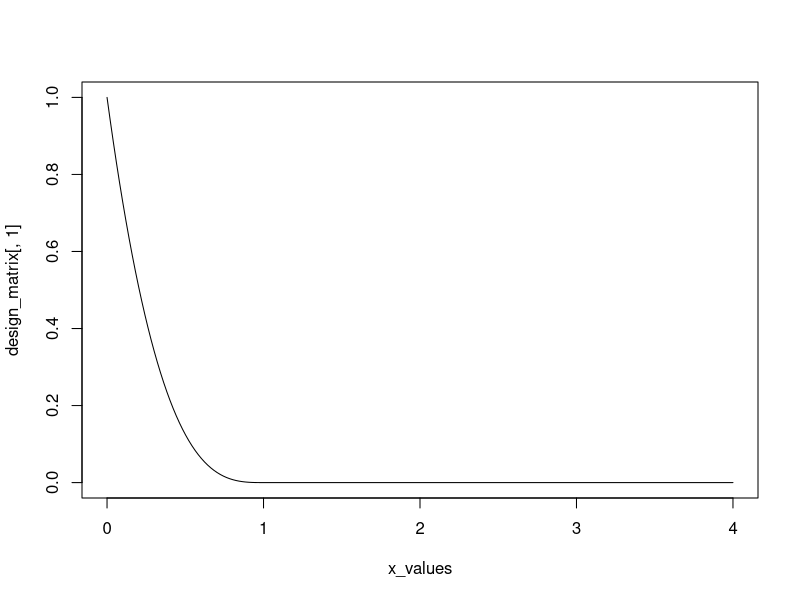
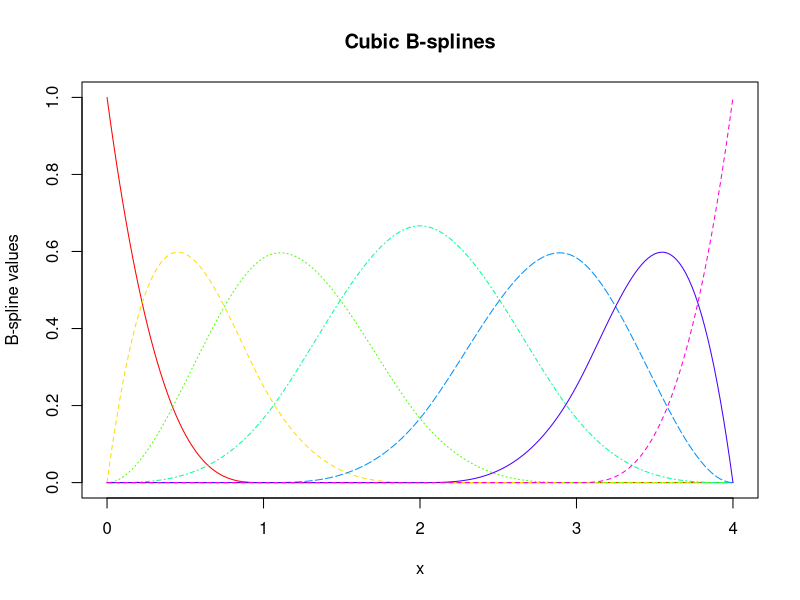
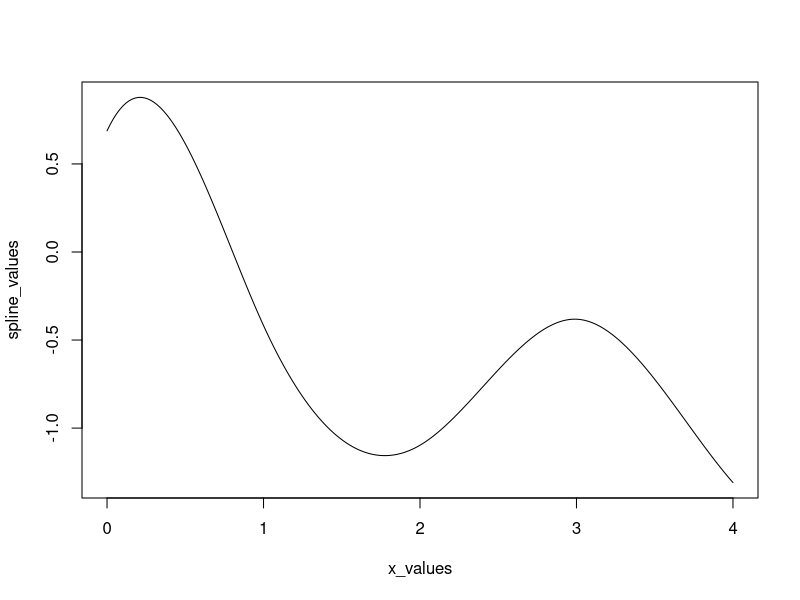
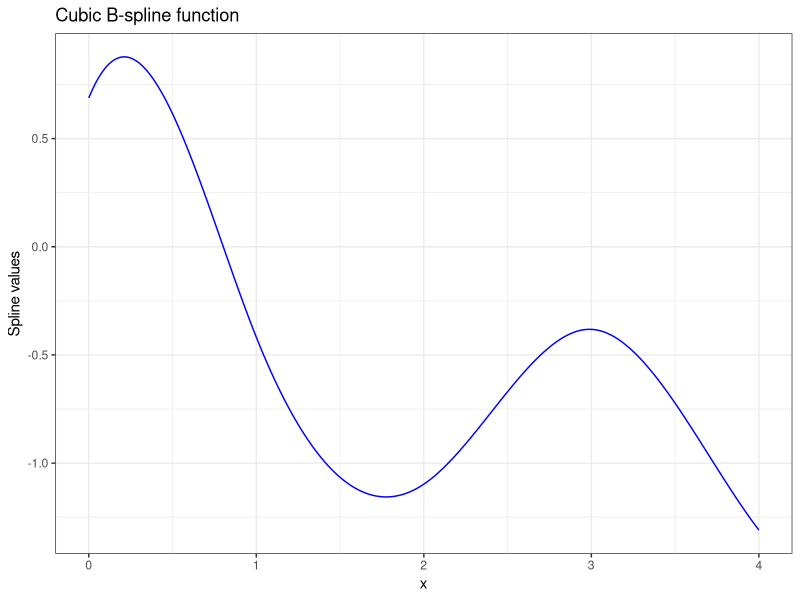
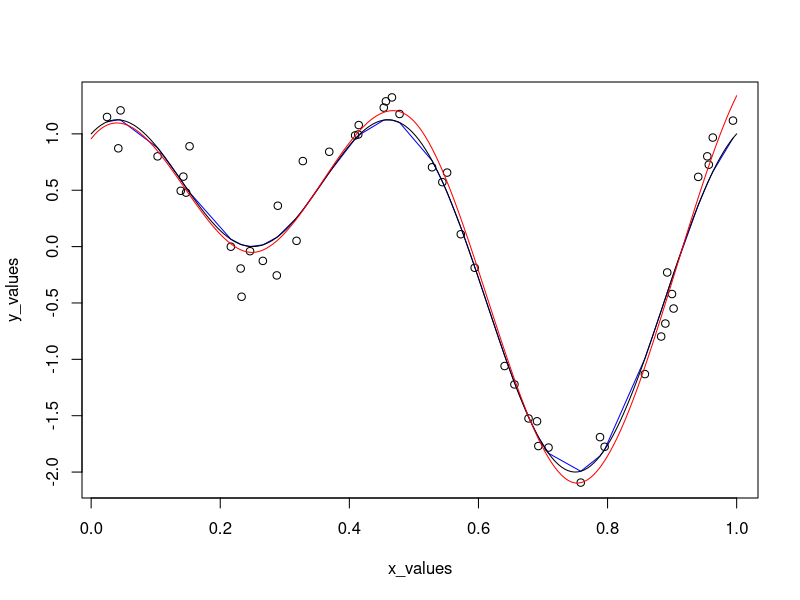

Recreate these plots in R, in order.
b_spline = function(x, knots, degree, i) {   # i: 각 B-스플라인 함수가 적용될 구간의 인덱스
  # 0차 B-스플라인 기저함수의 경우 (구간별 상수 함수)
  if (degree == 0) {
    return(ifelse(knots[i] <= x & x < knots[i + 1], 1, 0))
  }
  
  # 재귀적인 경우 (차수 d > 0)
  B_i_d1 = b_spline(x, knots, degree - 1, i)
  B_i1_d1 = b_spline(x, knots, degree - 1, i + 1)
  
  denom1 = knots[i + degree] - knots[i]
  denom2 = knots[i + degree + 1] - knots[i + 1]
  
  term1 = ifelse(denom1 == 0, 0, ((x - knots[i]) / denom1) * B_i_d1)
  term2 = ifelse(denom2 == 0, 0, ((knots[i + degree + 1] - x) / denom2) * B_i1_d1)
  
  return(term1 + term2)
}

##########################
# Design matrix of the Linear reg. (Example)
x = runif(100)
y = 1 + x + rnorm(100, 0, 0.1)
G = cbind(1, x) 
beta_hat = solve(t(G) %*% G) %*% t(G) %*% y 

# tmp = b_spline(x, knots = c(0, 0.2, 0.3, 0.7, 1), degree = 2, 1)



create_design_matrix = function(x_values, knots, degree) {
  n = length(x_values)
  num_basis = length(knots) - (degree + 1)
  design_matrix = matrix(NA, nrow = n, ncol = num_basis)
  
  for (i in 1:n) {
    for (j in 1:num_basis) {
      design_matrix[i, j] = b_spline(x_values[i], knots, degree, j)
    }
  }
  
  return (design_matrix)
}

# tmp = create_design_matrix(x, knots = c(0, 0.2, 0.3, 0.7, 1), 2)


##################################
# Example. Cubic spline basis
degree = 3

## Knot sequence
tiny = 1e-5
knots = c(rep(0-tiny, degree), 0, 1, 2, 3, 4, rep(4+tiny, degree))   # plotting 할때 그래프 예쁘게 그리려고 
x_values = seq(0, 4, length.out = 200)

## Design matrix
design_matrix = create_design_matrix(x_values, knots, degree)

plot(x_values, design_matrix[, 1], type = "l")

## 한 번에 모든 design matrix 출력
matplot(x_values, design_matrix, type = "l", col = rainbow(ncol(design_matrix)), 
        xlab = "x", ylab = "B-spline values", main = "Cubic B-splines")


library(ggplot2)

coef = runif(ncol(design_matrix), -2, 2)
spline_values = design_matrix %*% coef

plot(x_values, spline_values, type = "l")

spline_data = data.frame(x = x_values, y = spline_values)
ggplot(data = spline_data, aes(x = x, y = y)) +
  geom_line(color = "blue") +
  labs(title = "Cubic B-spline function", x = "x", y = "Spline values") +
  theme_bw()



fit_spline = function(x_values, y_values, knots, degree) {
  design_matrix = create_design_matrix(x_values, knots, degree)
  beta_hat = solve(t(design_matrix) %*% design_matrix, t(design_matrix) %*% y_values) 

  return(list(beta = beta_hat, knots = knots, degree = degree))
}

tmp = fit_spline(x, y, c(0, 0.1, 0.3, 0.7, 0.9, 1), 3)

predict_spline = function(model, new_x) {   # model = fit_spline 결과 
  G = create_design_matrix(new_x, model$knots, model$degree)
  y_pred = G %*% model$beta

  return(y_pred)
}

new_x = runif(100, 0, 4)
predict_spline(tmp, new_x)

##############################
# Example
## f(x) = sin(2 pi x) + cos(4 pi x)
set.seed(123)
n = 50
x_values = runif(n, 0, 1)

f = function(x) {
  return(sin(2*pi * x) + cos(4*pi * x))
}

y_values = f(x_values) + rnorm(n, 0, 0.2)

plot(x_values, y_values) 
# lines(x_values[order(x_values)], f(x_values)[order(x_values)])
x_values_sort = sort(x_values)
lines(x_values_sort, f(x_values_sort), col = "blue")   # line이 울퉁불퉁함 

x_grid = seq(0, 1, length.out = 200)
lines(x_grid, f(x_grid), col = "black")   # True f 


degree = 3
num_knots = 5   # interior knots
tiny = 1e-5
knots = c(rep(0-tiny, degree), seq(0, 1, length.out = num_knots), rep(1+tiny, degree))

model = fit_spline(x_values, y_values, knots, degree)

x_new = c(0.1, 0.9)
predict_spline(model, x_new)

x_grid = seq(0, 1, length.out = 200)
lines(x_grid, predict_spline(model, x_grid), col = "red")   # f_hat


